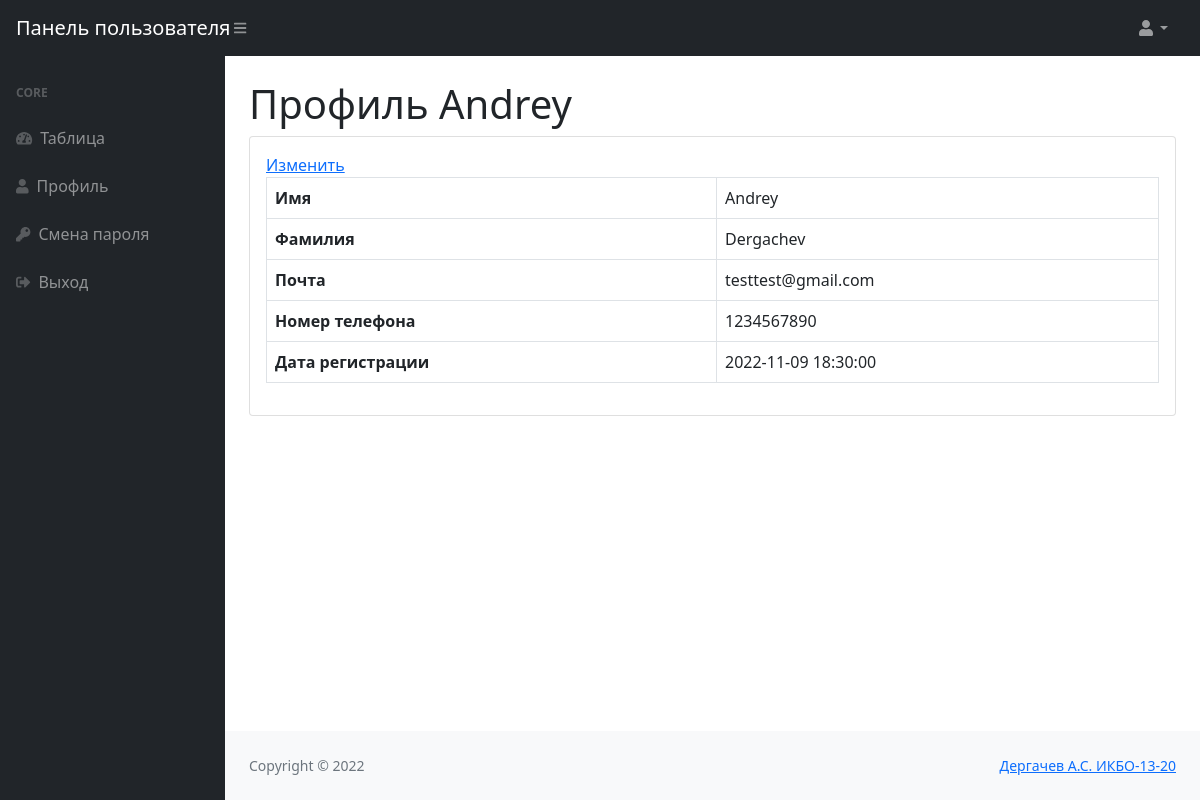
Page /loginsystem/profile.php (signed in) on the committed database.
### tables this page shows
CREATE TABLE `users` (
  `id` int(11) NOT NULL,
  `fname` varchar(255) DEFAULT NULL,
  `lname` varchar(255) DEFAULT NULL,
  `email` varchar(255) DEFAULT NULL,
  `password` varchar(300) DEFAULT NULL,
  `contactno` varchar(11) DEFAULT NULL,
  `posting_date` timestamp NOT NULL DEFAULT current_timestamp()
);

### loginsystem/profile.php (the view, shortened to what this page needs)
<?php session_start();
include_once('includes/config.php');
if (strlen($_SESSION['id']==0)) {
  header('location:logout.php');
  } else{
?>
<!DOCTYPE html>
<html lang="en">
    <head>
        <link href="https://cdn.jsdelivr.net/npm/simple-datatables@latest/dist/style.css" rel="stylesheet" />
        <link href="css/styles.css" rel="stylesheet" />
    </head>
    <body class="sb-nav-fixed">
      <?php include_once('includes/navbar.php');?>
        <div id="layoutSidenav">
          <?php include_once('includes/sidebar.php');?>
            <div id="layoutSidenav_content">
                <main>
                    <div class="container-fluid px-4">
<?php
$userid=$_SESSION['id'];
$query=mysqli_query($con,"select * from users where id='$userid'");
while($result=mysqli_fetch_array($query))
{?>
                        <h1 class="mt-4">Профиль <?php echo $result['fname'];?></h1>
                        <div class="card mb-4">
                            <div class="card-body">
                                <a href="edit-profile.php">Изменить</a>
                                <table class="table table-bordered">
                                   <tr>
                                    <th>Имя</th>
                                       <td><?php echo $result['fname'];?></td>
                                   </tr>
                                   <tr>
                                       <th>Фамилия</th>
                                       <td><?php echo $result['lname'];?></td>
                                   </tr>
                                   <tr>
                                       <th>Почта</th>
                                       <td colspan="3"><?php echo $result['email'];?></td>
                                   </tr>
                                     <tr>
                                       <th>Номер телефона</th>
                                       <td colspan="3"><?php echo $result['contactno'];?></td>
                                   </tr>
                                        <tr>
                                       <th>Дата регистрации</th>
                                       <td colspan="3"><?php echo $result['posting_date'];?></td>
                                   </tr>
                                </table>
                            </div>
                        </div>
<?php } ?>
                    </div>
                </main>
          <?php include('includes/footer.php');?>
            </div>
        </div>
    </body>
</html>
<?php } ?>

### rows in the picture
users: fname "Andrey", lname "Dergachev", email "testtest@gmail.com", contactno "1234567890", posting_date "2022-11-09 18:30:00"
